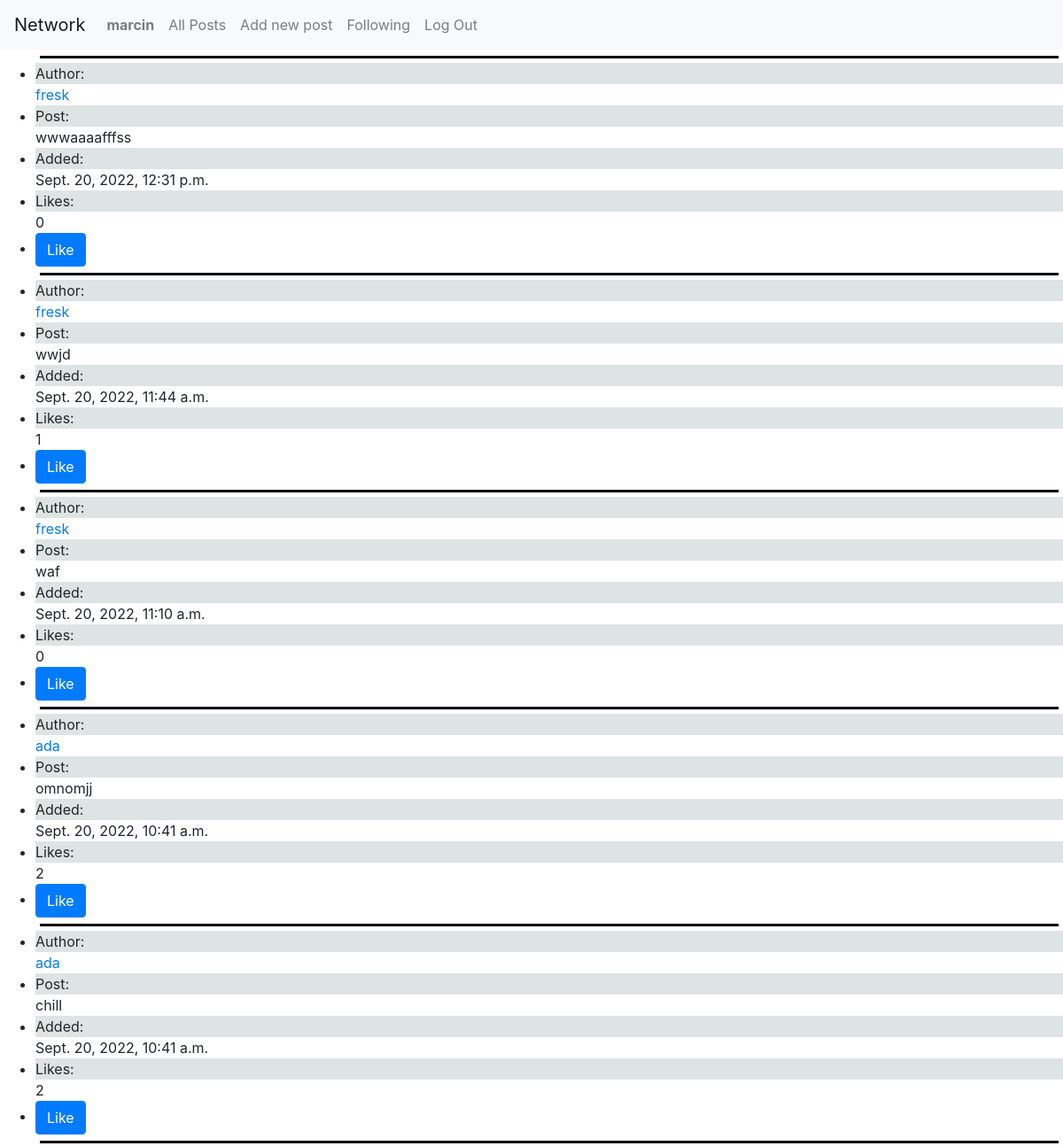
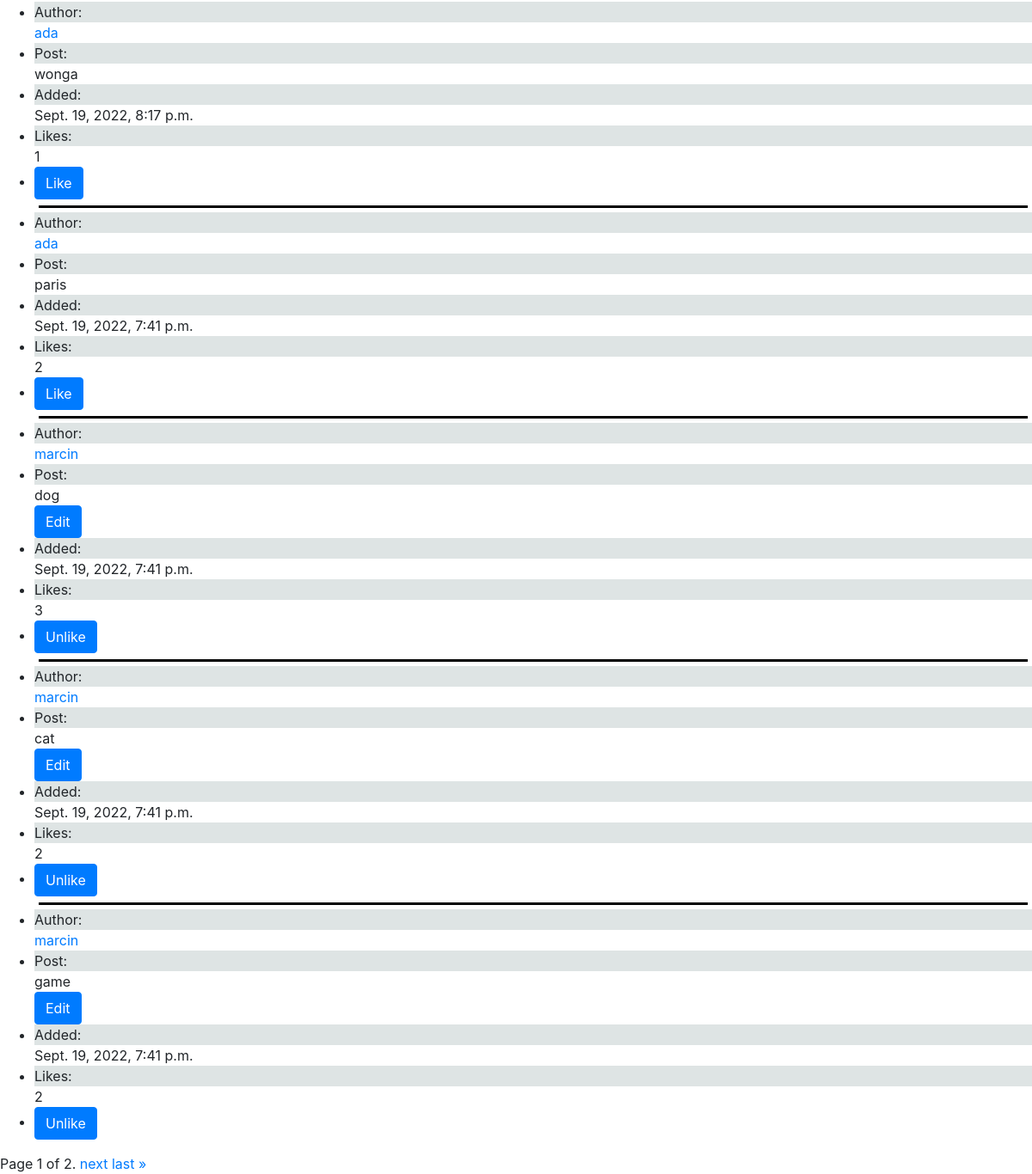
Screenshot of / (signed in) with the database file from the repository (2 pictures, top to bottom).
### network/models.py (models this page shows, shortened)
class User(AbstractUser):
    followers_number = models.IntegerField(default=0)
    following_number = models.IntegerField(default=0)
    followers = models.ManyToManyField("self", blank=True, symmetrical=False, related_name="u_followers")
    following = models.ManyToManyField("self", blank=True,  symmetrical=False, related_name="u_following")

class New_post(models.Model):
    poster = models.ForeignKey(User, on_delete=models.CASCADE, related_name="poster")
    post = models.TextField(max_length=500)
    date = models.DateTimeField(auto_now_add=True)
    likes = models.IntegerField(default=0)
    u_likes = models.ManyToManyField(User, blank=True, related_name="u_likes")

### network/views.py (the view)
# urls.py: path("", views.index, name="index"),
def index(request):
    posts = list(reversed(New_post.objects.all()))
    paginator = Paginator(posts, 10)
    page_number = request.GET.get('page')
    page_obj = paginator.get_page(page_number)
    return render(request, "network/index.html", {
        "page_obj": page_obj,
        "page_number": page_number
    })

### network/templates/network/index.html (shortened to what this page needs)
{% extends "network/layout.html" %}
{% load static %}
{% block body %}
    <ul id="page{{ page_obj.number }}">
        {% for post in page_obj %}
            <div class="line"></div>
            <div>
                <li>
                    <div class="grey">Author:</div>
                    <a href="{% url 'profile' post.poster.id %}">{{ post.poster }}</a>
                </li>
                <div class="post" id="post_{{ post.id }}">
                    <li>
                        <div class="grey">Post:</div><div id="hid_{{ post.id }}">{{ post.post }}</div>
                        {% if post.poster == user %}
                            <button class="btn btn-primary edit-b" id="button_{{ post.id }}" data-box="edit-button" name="ed" value="esd" style="display: block;">Edit</button>
                        {% else %}
                            <button class="btn btn-primary edit-b" id="button_{{ post.id }}" data-box="edit-button" name="ed" value="esd" style="display: none;">Edit</button>
                        {% endif %}
                    </li>
                </div>
                <li><div class="grey">Added:</div>{{ post.date }}</li>
                <li><div class="grey">Likes:</div><div id="likes_{{ post.id }}">{{ post.likes }}</li></div>
                {% if user.is_authenticated %}
                <div>
                    <li>
                        {% if user in post.u_likes.all %}
                        <button class="btn btn-primary" id="like_{{ post.id }}">Unlike</button>
                        {% else %}
                        <button class="btn btn-primary" id="like_{{ post.id }}">Like</button>
                        {% endif %}
                    </li>
                </div>
                {% endif %}
                {% empty %}
                <li>No current posts</li>
            </div>
            {% endfor %}
    </ul>
    <div class="pagination">
        <span class="step-links">
            <span class="current">
                Page {{ page_obj.number }} of {{ page_obj.paginator.num_pages }}.
            </span>
            {% if page_obj.has_next %}
                <a href="?page={{ page_obj.next_page_number }}">next</a>
                <a href="?page={{ page_obj.paginator.num_pages }}">last &raquo;</a>
            {% endif %}
        </span>
    </div>
{% endblock %}

### network/templates/network/layout.html (shortened to what this page needs)
{% load static %}
<!DOCTYPE html>
<html lang="en">
    <head>
        <link rel="stylesheet" href="https://stackpath.bootstrapcdn.com/bootstrap/4.4.1/css/bootstrap.min.css">
        <link href="{% static 'network/styles.css' %}" rel="stylesheet">
    </head>
    <body>
        <nav class="navbar navbar-expand-lg navbar-light bg-light">
            <a class="navbar-brand" href="#">Network</a>
            <div>
              <ul class="navbar-nav mr-auto">
                {% if user.is_authenticated %}
                    <li class="nav-item">
                        <a class="nav-link" href="{% url 'profile' user.id %}"><strong>{{ user.username }}</strong></a>
                    </li>
                {% endif %}
                <li class="nav-item">
                  <a class="nav-link" href="{% url 'index' %}">All Posts</a>
                </li>
                {% if user.is_authenticated %}
                    <li class="nav-item">
                        <a class="nav-link" href="{% url 'new_post' %}">Add new post</a>
                    </li>
                    <li class="nav-item">
                        <a class="nav-link" href="{% url 'following' %}">Following</a>
                    </li>
                    <li class="nav-item">
                        <a class="nav-link" href="{% url 'logout' %}">Log Out</a>
                    </li>
                {% endif %}
              </ul>
            </div>
          </nav>
        <div class="body">
            {% block body %}
            {% endblock %}
        </div>
    </body>
</html>

### network/static/network/styles.css (style rules this page uses)
.line { border-bottom: 3px solid black; height: 5px; margin: 5px; }
.grey { background-color: rgba(210, 218, 218, 0.733); }

### rows the page displays
User: username "marcin"
New_post: poster "fresk", post "wwwaaaafffss", date "Sept. 20, 2022, 12:31 p.m.", likes "0"
New_post: poster "fresk", post "wwjd", date "Sept. 20, 2022, 11:44 a.m.", likes "1"
New_post: poster "fresk", post "waf", date "Sept. 20, 2022, 11:10 a.m.", likes "0"
New_post: poster "ada", post "omnomjj", date "Sept. 20, 2022, 10:41 a.m.", likes "2"
New_post: poster "ada", post "chill", date "Sept. 20, 2022, 10:41 a.m.", likes "2"
New_post: poster "ada", post "wonga", date "Sept. 19, 2022, 8:17 p.m.", likes "1"
New_post: poster "ada", post "paris", date "Sept. 19, 2022, 7:41 p.m.", likes "2"
New_post: poster "marcin", post "dog", date "Sept. 19, 2022, 7:41 p.m.", likes "3"
New_post: poster "marcin", post "cat", date "Sept. 19, 2022, 7:41 p.m.", likes "2"
New_post: poster "marcin", post "game", date "Sept. 19, 2022, 7:41 p.m.", likes "2"

### other values shown
{{ page_obj.number }} "1"
{{ page_obj.paginator.num_pages }} "2"
